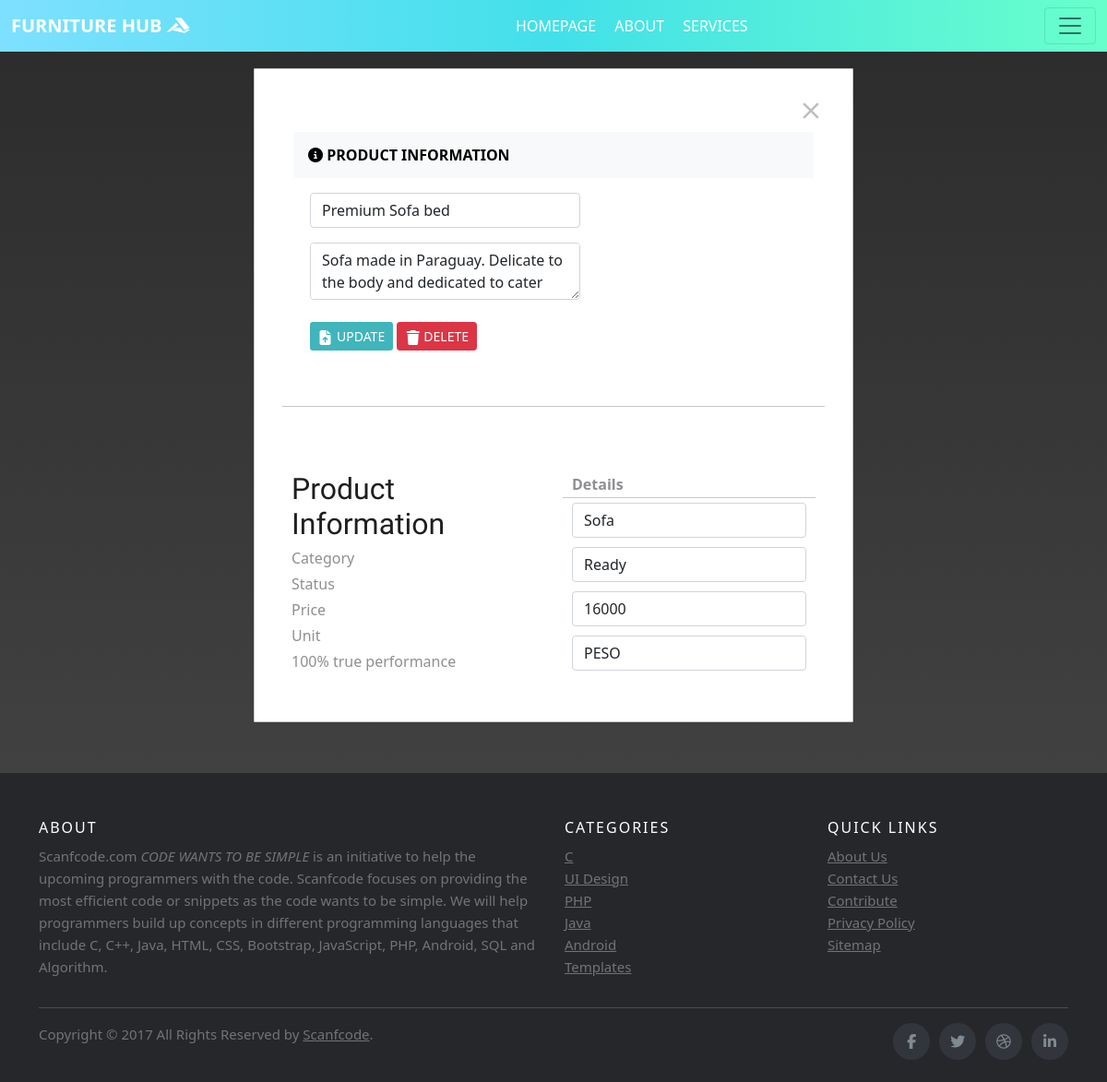
The page /product_Info-Edit.php?id=6849 on the database as committed earlier.
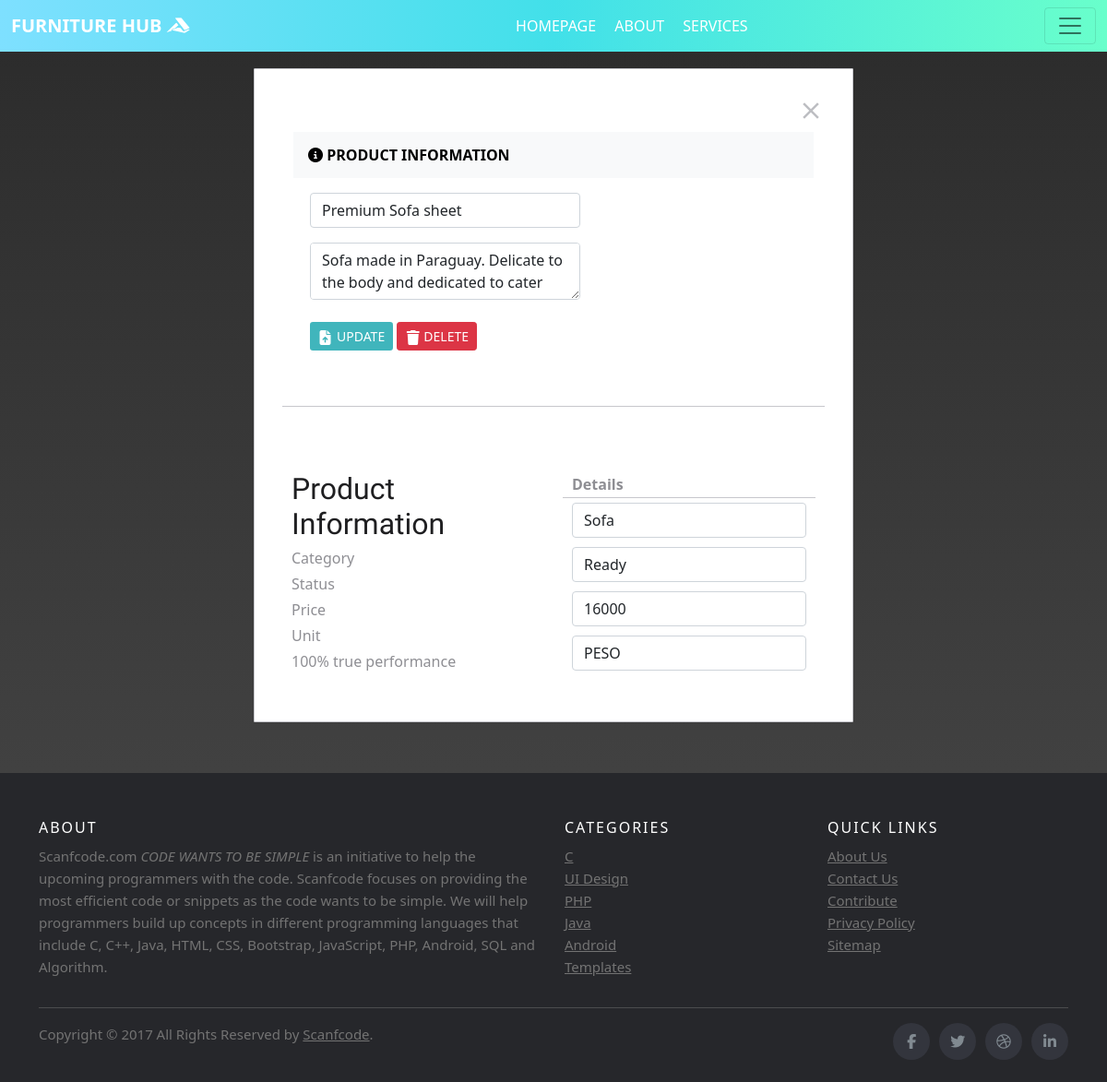
The same page on the database as committed later.
### tables this page shows
CREATE TABLE `product_tbl` (
  `ProductID` bigint(20) NOT NULL,
  `ProductName` text NOT NULL,
  `Description` text NOT NULL,
  `Category` varchar(50) NOT NULL,
  `Status` varchar(20) NOT NULL,
  `Price` decimal(10,0) NOT NULL,
  `Unit` varchar(10) NOT NULL
);

### product_Info-Edit.php (the view, shortened to what the changed rows need)
<?php
  $Product_ID=$_GET['id'];
  include 'connection.php';
  $query = "SELECT * FROM product_tbl WHERE ProductID = '$Product_ID'";
  $result = mysqli_query($db, $query);
  if ($row = mysqli_fetch_array($result))
    {
      $Name = $row['ProductName'];
      $Description = $row['Description'];
      $Category = $row['Category'];
      $Status = $row['Status'];
      $Price = $row['Price'];
      $Unit = $row['Unit'];
    }
?>
<!DOCTYPE html>
<html>
<head>
</head>
<link href="https://cdn.jsdelivr.net/npm/bootstrap@5.1.3/dist/css/bootstrap.min.css" rel="stylesheet">
<link rel="stylesheet" href="landingpagestyle.css">
<link rel="stylesheet" type="text/css" href="Product_css/product_info.css">
<body>
<form method="post"  enctype="multipart/form-data" >
<br>
<div class="container">
  <div class="product_container">
  <div class="product_info mt-3">
    <div class="input-group mb-3">
      <input type="text" class="form-control" name= "Name" value = "<?php echo $Name ?>"  size="200"  aria-label="Username" aria-describedby="basic-addon1">
    </div>
    <div class="input-group">
      <textarea class="form-control" name= "Description" aria-label="With textarea"><?php echo $Description ?></textarea>
  </div>
  </div>
  <div class="product_footer">
    <div class="col-1-2">
      <h2>
        Product Information
      </h2>
    </div>
    <div class="col-1-2 ">
      <table>
        <tr>
          <th>
           Details
          </th>
        </tr>
        <tr>
          <td >
             <div class="input-group ">
              <input type="text" class="form-control" name= "Category" value = "<?php echo $Category ?>"  size="200"  aria-label="Username" aria-describedby="basic-addon1">
            </div>
          </td>
        </tr>
        <tr>
          <td>
             <div class="input-group ">
              <input type="text" class="form-control" name= "Status" value = "<?php echo $Status ?>"  size="200"  aria-label="Username" aria-describedby="basic-addon1">
            </div>
          </td>
        </tr>
        <tr>
          <td>
             <div class="input-group ">
              <input type="number" min="1" class="form-control" name= "Price" value = "<?php echo $Price ?>"  size="200"  aria-label="Username" aria-describedby="basic-addon1" min = "1">
            </div>
          </td>
        </tr>
        <tr>
          <td>
             <div class="input-group ">
              <input type="text" class="form-control" name= "Unit" value = "<?php echo $Unit ?>"  size="200"  aria-label="Username" aria-describedby="basic-addon1">
            </div>
          </td>
        </tr>
      </table>
    </div>
  </div>
</div>
</div>
</form>
</body>
</html>

Rows that differ between the two databases and show on the page:
changed product_tbl "Sofa made in Paraguay. Delicate to the body and dedicated to cater your needs.": Name "Premium Sofa bed" → "Premium Sofa sheet"
